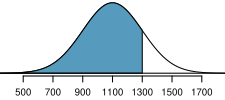

Reproduce this figure in R.
library(openintro)
data(COL)

#===> plot <===#
myPDF("satBelow1300.pdf", 2.25, 1,
      mar = c(1.2, 0, 0, 0),
      mgp = c(3, 0.17, 0))
normTail(1100, 200,
         L = 1300,
         col = COL[1],
         cex.axis = 0.6)
dev.off()
